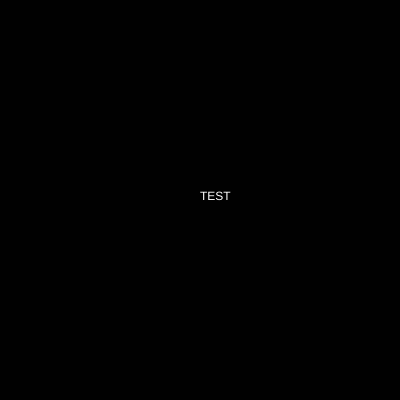
Frame 1 (no input)
Frame 60 (no input): identical to frame 1, image omitted
Frame 120 (the mouse pressed at the canvas centre since frame 60): identical to frame 1, image omitted

The p5.js sketch that drew this single still picture (run headless with seeded random() and noise() and a simulated clock; from frame 60 on, the mouse is pressed at the canvas centre):

// p5.js sketch
// ── sketch.js
function setup() {

createCanvas(400,400)


}

function draw() {

    background(1)
    fill('white')
    text('TEST',200,200)

}
